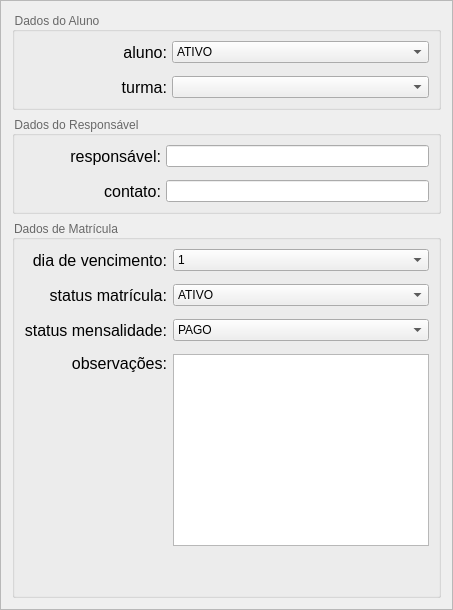
            <widget class="QFrame" name="frame">
             <property name="frameShape">
              <enum>QFrame::StyledPanel</enum>
             </property>
             <property name="frameShadow">
              <enum>QFrame::Raised</enum>
             </property>
             <layout class="QGridLayout" name="gridLayout_9">
              <item row="2" column="0">
               <widget class="QGroupBox" name="groupBox_dados_alunos">
                <property name="maximumSize">
                 <size>
                  <width>500</width>
                  <height>16777215</height>
                 </size>
                </property>
                <property name="layoutDirection">
                 <enum>Qt::LeftToRight</enum>
                </property>
                <property name="styleSheet">
                 <string notr="true">QGroupBox{color: rgb(104, 104, 104)}
QLineEdit{background-color:white;border:0}
QLineEdit:hover{background-color: #e5e5e5}
</string>
                </property>
                <property name="title">
                 <string>Dados de Matrícula</string>
                </property>
                <property name="flat">
                 <bool>true</bool>
                </property>
                <property name="checkable">
                 <bool>false</bool>
                </property>
                <layout class="QGridLayout" name="gridLayout_13">
                 <property name="verticalSpacing">
                  <number>13</number>
                 </property>
                 <item row="6" column="0">
                  <widget class="QLabel" name="label_categoria_36">
                   <property name="minimumSize">
                    <size>
                     <width>137</width>
                     <height>0</height>
                    </size>
                   </property>
                   <property name="font">
                    <font>
                     <family>Yu Gothic UI</family>
                     <pointsize>12</pointsize>
                    </font>
                   </property>
                   <property name="text">
                    <string>observações:</string>
                   </property>
                   <property name="alignment">
                    <set>Qt::AlignRight|Qt::AlignTop|Qt::AlignTrailing</set>
                   </property>
                  </widget>
                 </item>
                 <item row="4" column="0">
                  <widget class="QLabel" name="label_categoria_39">
                   <property name="minimumSize">
                    <size>
                     <width>137</width>
                     <height>0</height>
                    </size>
                   </property>
                   <property name="font">
                    <font>
                     <family>Yu Gothic UI</family>
                     <pointsize>12</pointsize>
                    </font>
                   </property>
                   <property name="text">
                    <string>status matrícula:</string>
                   </property>
                   <property name="alignment">
                    <set>Qt::AlignRight|Qt::AlignTrailing|Qt::AlignVCenter</set>
                   </property>
                  </widget>
                 </item>
                 <item row="4" column="1">
                  <widget class="QComboBox" name="entry_matriculas_status_matricula">
                   <property name="sizePolicy">
                    <sizepolicy hsizetype="Preferred" vsizetype="Preferred">
                     <horstretch>0</horstretch>
                     <verstretch>0</verstretch>
                    </sizepolicy>
                   </property>
                   <property name="layoutDirection">
                    <enum>Qt::LeftToRight</enum>
                   </property>
                   <property name="autoFillBackground">
                    <bool>false</bool>
                   </property>
                   <property name="styleSheet">
                    <string notr="true"/>
                   </property>
                   <property name="sizeAdjustPolicy">
                    <enum>QComboBox::AdjustToContentsOnFirstShow</enum>
                   </property>
                   <item>
                    <property name="text">
                     <string>ATIVO</string>
                    </property>
                   </item>
                   <item>
                    <property name="text">
                     <string>INATIVO</string>
                    </property>
                   </item>
                  </widget>
                 </item>
                 <item row="2" column="0">
                  <widget class="QLabel" name="label_categoria_31">
                   <property name="minimumSize">
                    <size>
                     <width>137</width>
                     <height>0</height>
                    </size>
                   </property>
                   <property name="font">
                    <font>
                     <family>Yu Gothic UI</family>
                     <pointsize>12</pointsize>
                    </font>
                   </property>
                   <property name="text">
                    <string>dia de vencimento:</string>
                   </property>
                   <property name="alignment">
                    <set>Qt::AlignRight|Qt::AlignTrailing|Qt::AlignVCenter</set>
                   </property>
                  </widget>
                 </item>
                 <item row="6" column="1">
                  <widget class="QTextEdit" name="entry_matriculas_obs">
                   <property name="styleSheet">
                    <string notr="true"/>
                   </property>
                   <property name="html">
                    <string>&lt;!DOCTYPE HTML PUBLIC &quot;-//W3C//DTD HTML 4.0//EN&quot; &quot;http://www.w3.org/TR/REC-html40/strict.dtd&quot;&gt;
&lt;html&gt;&lt;head&gt;&lt;meta name=&quot;qrichtext&quot; content=&quot;1&quot; /&gt;&lt;style type=&quot;text/css&quot;&gt;
p, li { white-space: pre-wrap; }
&lt;/style&gt;&lt;/head&gt;&lt;body style=&quot; font-family:'MS Shell Dlg 2'; font-size:8.25pt; font-weight:400; font-style:normal;&quot;&gt;
&lt;p style=&quot;-qt-paragraph-type:empty; margin-top:0px; margin-bottom:0px; margin-left:0px; margin-right:0px; -qt-block-indent:0; text-indent:0px;&quot;&gt;&lt;br /&gt;&lt;/p&gt;&lt;/body&gt;&lt;/html&gt;</string>
                   </property>
                   <property name="placeholderText">
                    <string/>
                   </property>
                  </widget>
                 </item>
                 <item row="7" column="1">
                  <spacer name="verticalSpacer_8">
                   <property name="orientation">
                    <enum>Qt::Vertical</enum>
                   </property>
                   <property name="sizeHint" stdset="0">
                    <size>
                     <width>20</width>
                     <height>40</height>
                    </size>
                   </property>
                  </spacer>
                 </item>
                 <item row="5" column="0">
                  <widget class="QLabel" name="label_categoria_40">
                   <property name="minimumSize">
                    <size>
                     <width>137</width>
                     <height>0</height>
                    </size>
                   </property>
                   <property name="font">
                    <font>
                     <family>Yu Gothic UI</family>
                     <pointsize>12</pointsize>
                    </font>
                   </property>
                   <property name="text">
                    <string>status mensalidade:</string>
                   </property>
                   <property name="alignment">
                    <set>Qt::AlignRight|Qt::AlignTrailing|Qt::AlignVCenter</set>
                   </property>
                  </widget>
                 </item>
                 <item row="5" column="1">
                  <widget class="QComboBox" name="entry_matriculas_status_mensalidade">
                   <property name="sizePolicy">
                    <sizepolicy hsizetype="Preferred" vsizetype="Preferred">
                     <horstretch>0</horstretch>
                     <verstretch>0</verstretch>
                    </sizepolicy>
                   </property>
                   <property name="layoutDirection">
                    <enum>Qt::LeftToRight</enum>
                   </property>
                   <property name="autoFillBackground">
                    <bool>false</bool>
                   </property>
                   <property name="styleSheet">
                    <string notr="true"/>
                   </property>
                   <property name="sizeAdjustPolicy">
                    <enum>QComboBox::AdjustToContentsOnFirstShow</enum>
                   </property>
                   <item>
                    <property name="text">
                     <string>PAGO</string>
                    </property>
                   </item>
                   <item>
                    <property name="text">
                     <string>PENDENTE</string>
                    </property>
                   </item>
                   <item>
                    <property name="text">
                     <string>VENCIDO</string>
                    </property>
                   </item>
                   <item>
                    <property name="text">
                     <string>INADIMPLENTE</string>
                    </property>
                   </item>
                  </widget>
                 </item>
                 <item row="2" column="1">
                  <widget class="QComboBox" name="entry_matriculas_dia_vencimento">
                   <property name="sizePolicy">
                    <sizepolicy hsizetype="Preferred" vsizetype="Preferred">
                     <horstretch>0</horstretch>
                     <verstretch>0</verstretch>
                    </sizepolicy>
                   </property>
                   <property name="layoutDirection">
                    <enum>Qt::LeftToRight</enum>
                   </property>
                   <property name="autoFillBackground">
                    <bool>false</bool>
                   </property>
                   <property name="styleSheet">
                    <string notr="true"/>
                   </property>
                   <property name="sizeAdjustPolicy">
                    <enum>QComboBox::AdjustToContentsOnFirstShow</enum>
                   </property>
                   <item>
                    <property name="text">
                     <string>1</string>
                    </property>
                   </item>
                   <item>
                    <property name="text">
                     <string>2</string>
                    </property>
                   </item>
                   <item>
                    <property name="text">
                     <string>3</string>
                    </property>
                   </item>
                   <item>
                    <property name="text">
                     <string>4</string>
                    </property>
                   </item>
                   <item>
                    <property name="text">
                     <string>5</string>
                    </property>
                   </item>
                   <item>
                    <property name="text">
                     <string>6</string>
                    </property>
                   </item>
                   <item>
                    <property name="text">
                     <string>7</string>
                    </property>
                   </item>
                   <item>
                    <property name="text">
                     <string>8</string>
                    </property>
                   </item>
                   <item>
                    <property name="text">
                     <string>9</string>
                    </property>
                   </item>
                   <item>
                    <property name="text">
                     <string>10</string>
                    </property>
                   </item>
                   <item>
                    <property name="text">
                     <string>11</string>
                    </property>
                   </item>
                   <item>
                    <property name="text">
                     <string>12</string>
                    </property>
                   </item>
                   <item>
                    <property name="text">
                     <string>13</string>
                    </property>
                   </item>
                   <item>
                    <property name="text">
                     <string>14</string>
                    </property>
                   </item>
                   <item>
                    <property name="text">
                     <string>15</string>
                    </property>
                   </item>
                   <item>
                    <property name="text">
                     <string>16</string>
                    </property>
                   </item>
                   <item>
                    <property name="text">
                     <string>17</string>
                    </property>
                   </item>
                   <item>
                    <property name="text">
                     <string>18</string>
                    </property>
                   </item>
                   <item>
                    <property name="text">
                     <string>19</string>
                    </property>
                   </item>
                   <item>
                    <property name="text">
                     <string>20</string>
                    </property>
                   </item>
                   <item>
                    <property name="text">
                     <string>21</string>
                    </property>
                   </item>
                   <item>
                    <property name="text">
                     <string>22</string>
                    </property>
                   </item>
                   <item>
                    <property name="text">
                     <string>23</string>
                    </property>
                   </item>
                   <item>
                    <property name="text">
                     <string>24</string>
                    </property>
                   </item>
                   <item>
                    <property name="text">
                     <string>25</string>
                    </property>
                   </item>
                   <item>
                    <property name="text">
                     <string>26</string>
                    </property>
                   </item>
                   <item>
                    <property name="text">
                     <string>27</string>
                    </property>
                   </item>
                   <item>
                    <property name="text">
                     <string>28</string>
                    </property>
                   </item>
                   <item>
                    <property name="text">
                     <string>29</string>
                    </property>
                   </item>
                   <item>
                    <property name="text">
                     <string>30</string>
                    </property>
                   </item>
                  </widget>
                 </item>
                </layout>
               </widget>
              </item>
              <item row="0" column="0">
               <widget class="QGroupBox" name="groupBox_matricula">
                <property name="maximumSize">
                 <size>
                  <width>500</width>
                  <height>16777215</height>
                 </size>
                </property>
                <property name="layoutDirection">
                 <enum>Qt::LeftToRight</enum>
                </property>
                <property name="styleSheet">
                 <string notr="true">QGroupBox{color: rgb(104, 104, 104)}
QLineEdit{background-color:white;border:0}
QLineEdit:hover{background-color: #e5e5e5}
</string>
                </property>
                <property name="title">
                 <string>Dados do Aluno</string>
                </property>
                <property name="flat">
                 <bool>true</bool>
                </property>
                <layout class="QGridLayout" name="gridLayout_15">
                 <property name="horizontalSpacing">
                  <number>5</number>
                 </property>
                 <property name="verticalSpacing">
                  <number>13</number>
                 </property>
                 <item row="2" column="0">
                  <widget class="QLabel" name="label_1">
                   <property name="minimumSize">
                    <size>
                     <width>0</width>
                     <height>0</height>
                    </size>
                   </property>
                   <property name="font">
                    <font>
                     <family>Yu Gothic UI</family>
                     <pointsize>12</pointsize>
                    </font>
                   </property>
                   <property name="text">
                    <string>aluno:</string>
                   </property>
                   <property name="alignment">
                    <set>Qt::AlignRight|Qt::AlignTrailing|Qt::AlignVCenter</set>
                   </property>
                  </widget>
                 </item>
                 <item row="3" column="0">
                  <widget class="QLabel" name="label_8">
                   <property name="minimumSize">
                    <size>
                     <width>0</width>
                     <height>0</height>
                    </size>
                   </property>
                   <property name="font">
                    <font>
                     <family>Yu Gothic UI</family>
                     <pointsize>12</pointsize>
                    </font>
                   </property>
                   <property name="text">
                    <string>turma:</string>
                   </property>
                   <property name="alignment">
                    <set>Qt::AlignRight|Qt::AlignTrailing|Qt::AlignVCenter</set>
                   </property>
                  </widget>
                 </item>
                 <item row="2" column="1">
                  <widget class="QComboBox" name="entry_matriculas_aluno">
                   <property name="sizePolicy">
                    <sizepolicy hsizetype="Preferred" vsizetype="Preferred">
                     <horstretch>0</horstretch>
                     <verstretch>0</verstretch>
                    </sizepolicy>
                   </property>
                   <property name="minimumSize">
                    <size>
                     <width>257</width>
                     <height>0</height>
                    </size>
                   </property>
                   <property name="layoutDirection">
                    <enum>Qt::LeftToRight</enum>
                   </property>
                   <property name="autoFillBackground">
                    <bool>false</bool>
                   </property>
                   <property name="styleSheet">
                    <string notr="true"/>
                   </property>
                   <property name="sizeAdjustPolicy">
                    <enum>QComboBox::AdjustToContentsOnFirstShow</enum>
                   </property>
                   <item>
                    <property name="text">
                     <string>ATIVO</string>
                    </property>
                   </item>
                   <item>
                    <property name="text">
                     <string>INATIVO</string>
                    </property>
                   </item>
                  </widget>
                 </item>
                 <item row="3" column="1">
                  <widget class="QComboBox" name="entry_matriculas_turma">
                   <property name="sizePolicy">
                    <sizepolicy hsizetype="Preferred" vsizetype="Preferred">
                     <horstretch>0</horstretch>
                     <verstretch>0</verstretch>
                    </sizepolicy>
                   </property>
                   <property name="layoutDirection">
                    <enum>Qt::LeftToRight</enum>
                   </property>
                   <property name="autoFillBackground">
                    <bool>false</bool>
                   </property>
                   <property name="styleSheet">
                    <string notr="true"/>
                   </property>
                   <property name="sizeAdjustPolicy">
                    <enum>QComboBox::AdjustToContentsOnFirstShow</enum>
                   </property>
                  </widget>
                 </item>
                </layout>
               </widget>
              </item>
              <item row="1" column="0">
               <widget class="QGroupBox" name="groupBox_dados_responsavel">
                <property name="maximumSize">
                 <size>
                  <width>500</width>
                  <height>16777215</height>
                 </size>
                </property>
                <property name="layoutDirection">
                 <enum>Qt::LeftToRight</enum>
                </property>
                <property name="styleSheet">
                 <string notr="true">QGroupBox{color: rgb(104, 104, 104)}
</string>
                </property>
                <property name="title">
                 <string>Dados do Responsável</string>
                </property>
                <property name="flat">
                 <bool>true</bool>
                </property>
                <layout class="QGridLayout" name="gridLayout_14">
                 <property name="horizontalSpacing">
                  <number>5</number>
                 </property>
                 <property name="verticalSpacing">
                  <number>13</number>
                 </property>
                 <item row="2" column="0">
                  <widget class="QLabel" name="label_categoria_27">
                   <property name="minimumSize">
                    <size>
                     <width>137</width>
                     <height>0</height>
                    </size>
                   </property>
                   <property name="font">
                    <font>
                     <family>Yu Gothic UI</family>
                     <pointsize>12</pointsize>
                    </font>
                   </property>
                   <property name="text">
                    <string>contato:</string>
                   </property>
                   <property name="alignment">
                    <set>Qt::AlignRight|Qt::AlignTrailing|Qt::AlignVCenter</set>
                   </property>
                  </widget>
                 </item>
                 <item row="2" column="1">
                  <widget class="QLineEdit" name="entry_matriculas_contato">
                   <property name="layoutDirection">
                    <enum>Qt::LeftToRight</enum>
                   </property>
                   <property name="alignment">
                    <set>Qt::AlignCenter</set>
                   </property>
                  </widget>
                 </item>
                 <item row="0" column="0">
                  <widget class="QLabel" name="label_valor_7">
                   <property name="minimumSize">
                    <size>
                     <width>137</width>
                     <height>0</height>
                    </size>
                   </property>
                   <property name="font">
                    <font>
                     <family>Yu Gothic UI</family>
                     <pointsize>12</pointsize>
                    </font>
                   </property>
                   <property name="text">
                    <string>responsável:</string>
                   </property>
                   <property name="alignment">
                    <set>Qt::AlignRight|Qt::AlignTrailing|Qt::AlignVCenter</set>
                   </property>
                  </widget>
                 </item>
                 <item row="0" column="1">
                  <widget class="QLineEdit" name="entry_matriculas_responsavel"/>
                 </item>
                </layout>
               </widget>
              </item>
             </layout>
            </widget>
